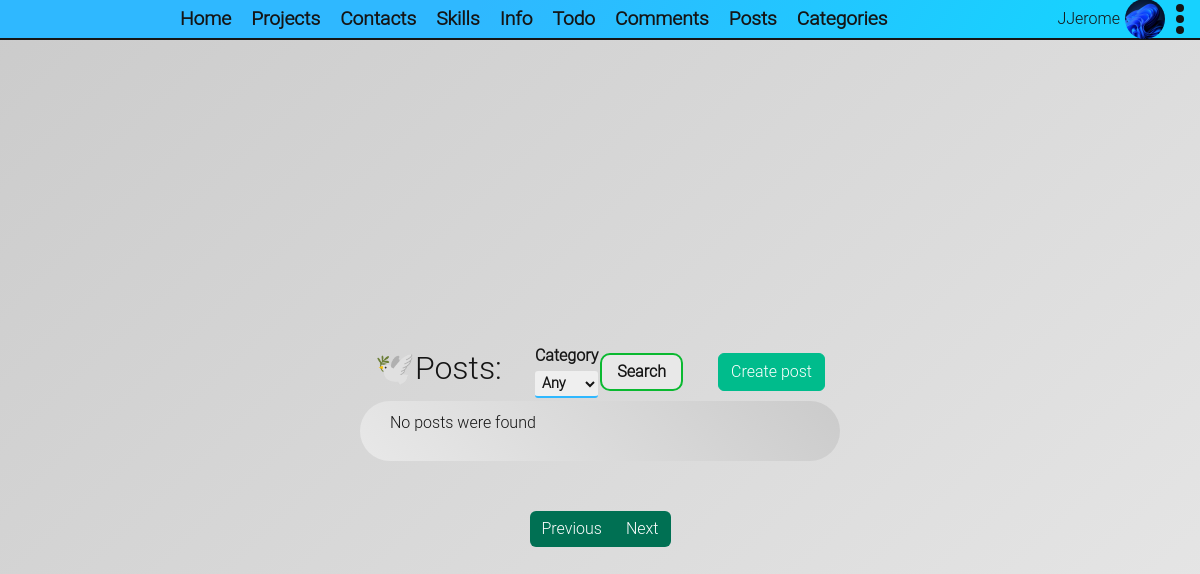
Before: /post/ (signed in) with the older database file.
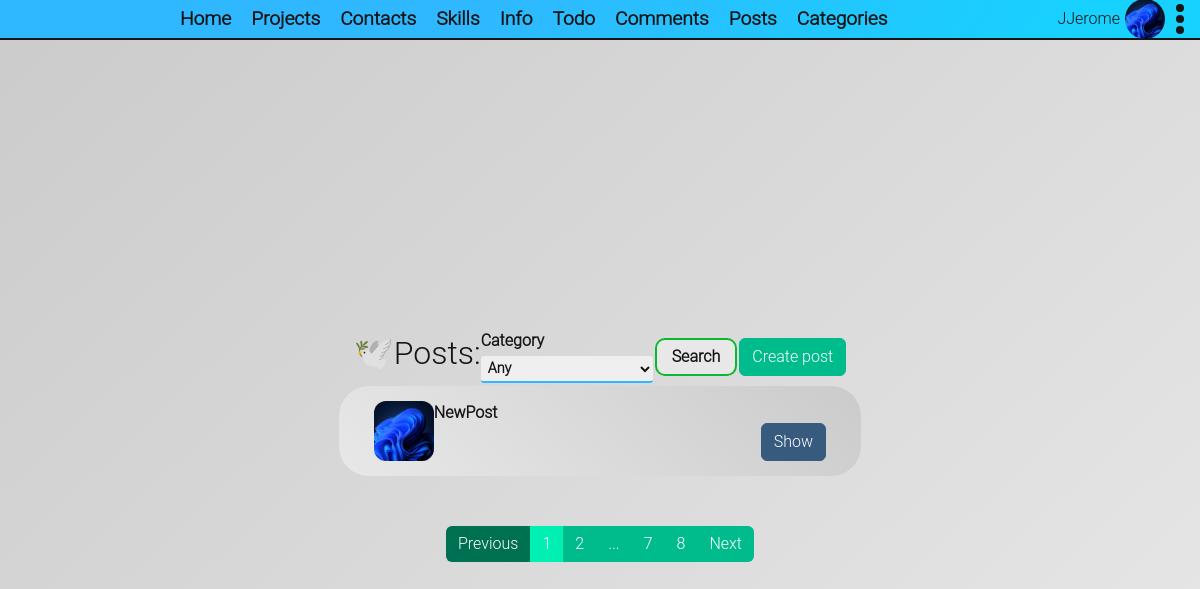
After: the same page with the newer database file.
### app/posts/entitys.py (models this page shows, shortened)
class Post(db.Model):
    id = db.Column(db.Integer, primary_key=True)
    title = db.Column(db.String(90))
    text = db.Column(db.String(2056))
    image = db.Column(db.String(35), nullable=False, default=config.POST_IMAGE_DEFAULT)
    created = db.Column(db.DateTime, nullable=True, default=datetime.now().replace(microsecond=0))
    type = db.Column(db.Enum(PostType), nullable=False, default=PostType.OTHER)
    enable = db.Column(db.Boolean, nullable=False, default=False)
    user_id = db.Column(db.ForeignKey("auth_user.id"), nullable=False)
    tags = db.relationship('Tag', secondary=tags, backref=db.backref('posts', lazy='dynamic'))
    category_id = db.Column(db.ForeignKey('category.id'))
    category = db.relationship('Category', backref=db.backref('posts', lazy='dynamic'))

### app/posts/views.py (the view)
@posts_bp.route("/", methods=["GET", "POST"])
@login_required
def all_posts():
    form = SearchPostForm()
    page = request.args.get("page", 1, type=int)
    per_page = request.args.get("per_page", config.POSTS_MAX_PER_PAGE, type=int)
    category = request.args.get("category", "ANY") if request.method == "GET" else form.category.data
    posts = Post.query
    if (form.validate_on_submit() or request.method == "GET") and category != "ANY":
        form.category.data = category
        posts = posts.filter(Post.category.has(id=form.category.data))
    posts = posts.order_by(desc(Post.created)).paginate(page=page, per_page=per_page)
    return base_render("all-posts.html", posts=posts, form=form)

### app/posts/forms.py
class SearchPostForm(FlaskForm):
    category = SelectField("Category", default="ANY")
    submit = SubmitField("Search")
    def __init__(self, *args, **kwargs):
        super(SearchPostForm, self).__init__(*args, **kwargs)
        self.category.choices = [(c.id, c.name) for c in Category.query.all()] + [("ANY", "Any")]

### app/authentication/entitys.py (called while the page is built)
    @staticmethod
    @login_manager.user_loader
    def user_loader(user_id: int):
        return AuthUser.query.get(user_id)

### app/common_logic.py (called while the page is built)
def base_render(template: str, **context):
    return render_template(template, about_os=platform.platform(), user_agent_info=request.user_agent.string, **context)

### app/posts/templates/posts/all-posts.html (shortened to what this page needs)
{% extends 'portfolio-base.html' %}
{% block links %}
    <link rel="stylesheet" type="text/css" href="{{ url_for('posts.static', filename='css/all-posts.css') }}">
{% endblock %}
{% block content %}
    {% from "render-filed.html" import render_field %}
    <div class="main-wrapper">
        <main class="main">
            <div class="posts-header">
                <h3>🕊️Posts:</h3>
                {% if form %}
                    <form action="{{ url_for("posts.all_posts") }}"
                          method="post"
                          class="search-form"
                          novalidate
                    >
                        <div> {{ render_field(form.category) }} </div>
                        <div class="d-flex justify-content-center align-items-center">
                            {{ form.submit(class="default-submit") }}
                        </div>
                    </form>
                {% endif %}
                <a href="{{ url_for("posts.create_post") }}"
                   class="btn btn-success"
                >
                    Create post
                </a>
            </div>
            <div class="posts">
                {% for post in posts.items %}
                    <div class="post">
                        <div class="d-flex flex-direction-row">
                            <a class="post-title" href="{{ url_for("posts.get_post", id=post.id) }}">
                                <div class="post-image"
                                     style="background-image:
                                             url('{{ url_for('static', filename='post-images/' + post.image) }}')"
                                ></div>
                            </a>
                            <a class="post-title"
                               href="{{ url_for("posts.get_post", id=post.id) }}">{{ post.title }}</a>
                        </div>
                        <div>
                            <a class="post-title"
                               href="{{ url_for("posts.get_post", id=post.id) }}">
                                <button type="button" class="btn btn-primary">
                                    Show
                                </button>
                            </a>
                        </div>
                    </div>
                {% else %}
                    <p>No posts were found</p>
                {% endfor %}
            </div>
        </main>
        <nav aria-label="...">
            <ul class="pagination">
                <li class="page-item {% if not posts.has_prev %}disabled{% endif %}">
                    <a class="page-link"
                       href="{{ url_for(".all_posts", page=posts.prev_num, category=form.category.data) }}"
                       tabindex="-1">Previous</a>
                </li>
                {% for page in posts.iter_pages(left_edge=2, left_current=1, right_current=1, right_edge=2) %}
                    <li class="page-item {% if page == posts.page %}active{% endif %}">
                        <a class="page-link"
                           href="{{ url_for("posts.all_posts", page=page, category=form.category.data) }}">
                            {{ page or "..." }}
                        </a>
                    </li>
                {% endfor %}
                <li class="page-item {% if not posts.has_next %}disabled{% endif %}">
                    <a class="page-link"
                       href="{{ url_for(".all_posts", page=posts.next_num, category=form.category.data) }}">Next</a>
                </li>
            </ul>
        </nav>
    </div>
{% endblock %}

Changed rows visible on the page:
added Post: image (picture), title "NewPost"
Other visible differences:
new list line: "1"
new list line: "2"
new list line: "7"
new list line: "8"
text no longer shown: "No posts were found"
